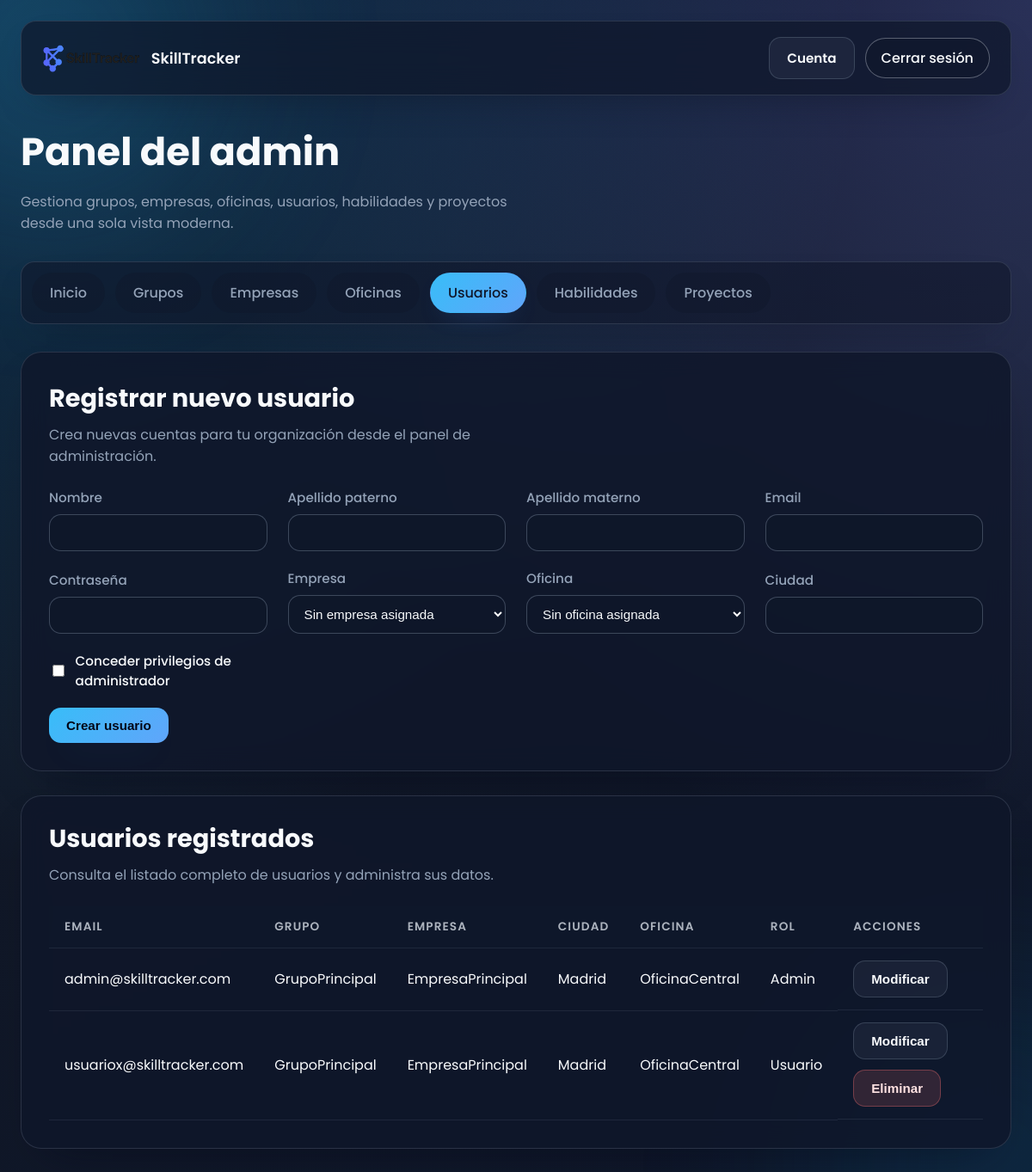
/dashboard_admin.php?tab=usuarios (signed in), run on an earlier commit of the app's database.
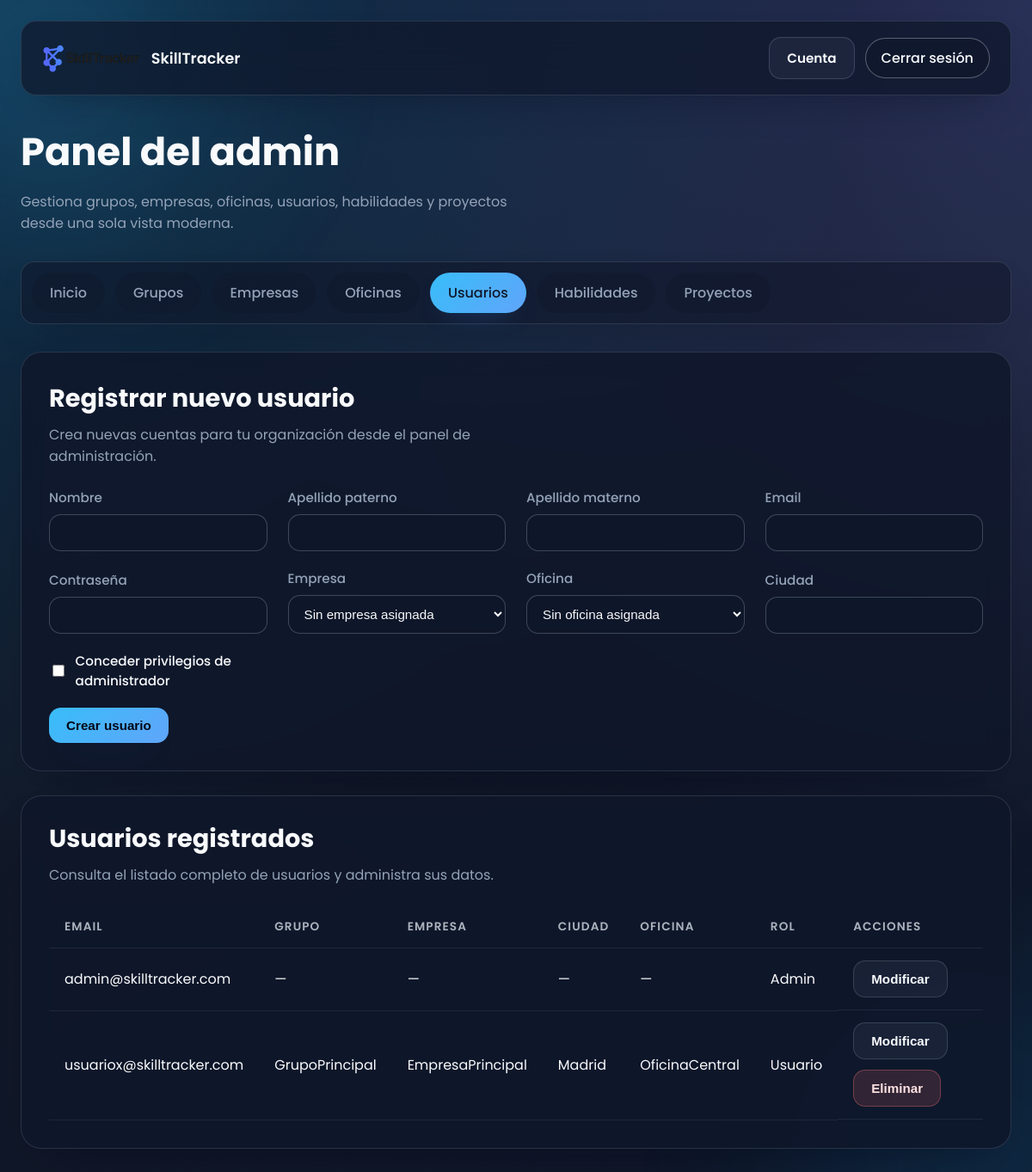
And on a later commit of the database.
### tables this page shows
CREATE TABLE usuarios (
  id INT AUTO_INCREMENT PRIMARY KEY,
  nombre VARCHAR(100),
  apellido_paterno VARCHAR(100),
  apellido_materno VARCHAR(100),
  email VARCHAR(255) NOT NULL UNIQUE,
  password_hash VARCHAR(255) NOT NULL,
  oficina_id INT,
  empresa_id INT,
  ciudad VARCHAR(255),
  es_admin BOOLEAN NOT NULL DEFAULT 0,
  FOREIGN KEY (oficina_id) REFERENCES oficinas(id) ON DELETE RESTRICT ON UPDATE CASCADE,
  FOREIGN KEY (empresa_id) REFERENCES empresas(id) ON DELETE RESTRICT ON UPDATE CASCADE
);

CREATE TABLE grupos (
  id INT AUTO_INCREMENT PRIMARY KEY,
  nombre VARCHAR(255) NOT NULL UNIQUE
);

CREATE TABLE empresas (
  id INT AUTO_INCREMENT PRIMARY KEY,
  nombre VARCHAR(255) NOT NULL UNIQUE,
  grupo_id INT DEFAULT NULL,
  FOREIGN KEY (grupo_id) REFERENCES grupos(id) ON DELETE SET NULL ON UPDATE CASCADE
);

CREATE TABLE oficinas (
  id INT AUTO_INCREMENT PRIMARY KEY,
  nombre VARCHAR(255) NOT NULL,
  empresa_id INT NOT NULL,
  ciudad VARCHAR(255) NOT NULL,
  UNIQUE(nombre, ciudad),
  FOREIGN KEY (empresa_id) REFERENCES empresas(id) ON DELETE RESTRICT ON UPDATE CASCADE
);

### Web/dashboard_admin.php (the view, shortened to what the changed rows need)
<?php
require_once 'db.php';
$grupos = $pdo->query(
  "SELECT g.*, GROUP_CONCAT(e.nombre ORDER BY e.id ASC SEPARATOR ', ') AS empresas
   FROM grupos g
   LEFT JOIN empresas e ON e.grupo_id = g.id
   GROUP BY g.id
   ORDER BY g.id ASC"
)->fetchAll();
$empresas = $pdo->query(
  "SELECT empresas.*, grupos.nombre AS grupo_nombre
   FROM empresas
   LEFT JOIN grupos ON empresas.grupo_id = grupos.id
   ORDER BY empresas.id ASC"
)->fetchAll();
$oficinas = $pdo->query(
  "SELECT o.id, o.nombre, o.ciudad, e.nombre AS empresa_nombre
   FROM oficinas o
   JOIN empresas e ON o.empresa_id = e.id
   ORDER BY o.id ASC"
)->fetchAll();
$usuarios = $pdo->query("
  SELECT u.*, e.nombre AS empresa, o.nombre AS oficina, o.ciudad AS oficina_ciudad, g.nombre AS grupo
  FROM usuarios u
  LEFT JOIN empresas e ON u.empresa_id = e.id
  LEFT JOIN oficinas o ON u.oficina_id = o.id
  LEFT JOIN grupos g ON e.grupo_id = g.id
ORDER BY id ASC")->fetchAll();
$habilidades = $pdo->query("SELECT * FROM habilidades ORDER BY id ASC")->fetchAll();
$tab = $_GET['tab'] ?? 'inicio';
?>
<!DOCTYPE html>
<html lang="es">
<head>
  <link rel="stylesheet" href="/css/dashboard.css">
</head>
<body class="dashboard-body">
  <main class="main-content">
    <header class="page-header">
      <h1>Panel del admin</h1>
    </header>
    <div class="tab-content">
      <?php if ($tab === 'inicio'): ?>
        <section class="panel-section">
          <div class="card table-card">
            <div class="section-heading">
              <h2>Resumen general</h2>
              <p>Consulta la cantidad de registros en cada módulo principal.</p>
            </div>
            <div class="table-wrapper">
              <table class="data-table">
                <thead>
                  <tr>
                    <th>Entidad</th>
                    <th>Total registrados</th>
                  </tr>
                </thead>
                <tbody>
                  <tr>
                    <td>Grupos</td>
                    <td><?= count($grupos) ?></td>
                  </tr>
                  <tr>
                    <td>Empresas</td>
                    <td><?= count($empresas) ?></td>
                  </tr>
                  <tr>
                    <td>Oficinas</td>
                    <td><?= count($oficinas) ?></td>
                  </tr>
                  <tr>
                    <td>Usuarios</td>
                    <td><?= count($usuarios) ?></td>
                  </tr>
                  <tr>
                    <td>Habilidades</td>
                    <td><?= count($habilidades) ?></td>
                  </tr>
                </tbody>
              </table>
            </div>
          </div>
        </section>
      <?php elseif ($tab === 'usuarios'): ?>
        <section class="panel-section">
          <div class="card form-card">
            <div class="section-heading">
              <h2>Registrar nuevo usuario</h2>
            </div>
          </div>
        </section>
        <section class="panel-section">
          <div class="card table-card">
            <div class="section-heading">
              <h2>Usuarios registrados</h2>
            </div>
            <div class="table-wrapper">
              <table class="data-table">
                <thead>
                  <tr>
                    <th>Email</th><th>Grupo</th><th>Empresa</th><th>Ciudad</th><th>Oficina</th><th>Rol</th><th>Acciones</th>
                  </tr>
                </thead>
                <tbody>
                  <?php foreach ($usuarios as $u): ?>
                    <tr>
                      <td><?= htmlspecialchars($u['email']) ?></td>
                      <td><?= htmlspecialchars($u['grupo'] ?? '—') ?></td>
                      <td><?= $u['empresa'] ? htmlspecialchars($u['empresa']) : '—' ?></td>
                      <td><?= ($u['oficina_ciudad'] ?: $u['ciudad']) ? htmlspecialchars($u['oficina_ciudad'] ?: $u['ciudad']) : '—' ?></td>
                      <td><?= $u['oficina'] ? htmlspecialchars($u['oficina']) : '—' ?></td>
                      <td><?= $u['es_admin'] ? 'Admin' : 'Usuario' ?></td>
                      <td class="table-actions">
                        <form method="GET" action="dashboard_admin.php" class="inline-form">
                          <button type="submit" class="ghost-button">Modificar</button>
                        </form>
                      </td>
                    </tr>
                  <?php endforeach; ?>
                </tbody>
              </table>
            </div>
          </div>
        </section>
      <?php elseif ($tab === 'proyectos'): ?>
        <?php if (isset($_GET['edit_proyecto_id'])):
              $stmt = $pdo->prepare("SELECT * FROM proyectos WHERE id = ?");
              $stmt->execute([(int)$_GET['edit_proyecto_id']]);
              $proyectoEditar = $stmt->fetch();
              if ($proyectoEditar):
                $stmtParticipantes = $pdo->prepare("SELECT usuario_id FROM proyecto_usuario WHERE proyecto_id = ?");
                $stmtParticipantes->execute([$proyectoEditar['id']]);
                $participantesSeleccionados = array_column($stmtParticipantes->fetchAll(), 'usuario_id');
        ?>
          <section class="panel-section">
            <div class="card form-card">
              <div class="section-heading">
                <h3>Editar proyecto</h3>
                <p>Actualiza la información y los participantes del proyecto.</p>
              </div>
              <form action="crear_proyecto.php" method="POST" class="form-grid">
                <input type="hidden" name="actualizar_proyecto_id" value="<?= $proyectoEditar['id'] ?>">
                <div class="form-field full-width">
                  <label for="nombre_proyecto_edit">Nombre</label>
                  <input type="text" id="nombre_proyecto_edit" name="nombre_proyecto" required value="<?= htmlspecialchars($proyectoEditar['nombre']) ?>">
                </div>
                <div class="form-field full-width">
                  <label for="descripcion_proyecto_edit">Descripción</label>
                  <textarea id="descripcion_proyecto_edit" name="descripcion" rows="3"><?= htmlspecialchars($proyectoEditar['descripcion']) ?></textarea>
                </div>
                <div class="form-field">
                  <label for="estado_proyecto_edit">Estado</label>
                  <select id="estado_proyecto_edit" name="estado">
                    <option value="No iniciado" <?= $proyectoEditar['estado']==='No iniciado' ? 'selected' : '' ?>>No iniciado</option>
                    <option value="En progreso" <?= $proyectoEditar['estado']==='En progreso' ? 'selected' : '' ?>>En progreso</option>
                    <option value="Completado" <?= $proyectoEditar['estado']==='Completado' ? 'selected' : '' ?>>Completado</option>
                  </select>
                </div>
                <div class="form-field full-width">
                  <label for="participantes_edit">Participantes</label>
                  <select id="participantes_edit" name="usuarios_seleccionados[]" multiple size="5">
                    <?php foreach ($usuarios as $u): ?>
                      <option value="<?= $u['id'] ?>" <?= in_array($u['id'], $participantesSeleccionados) ? 'selected' : '' ?>><?= htmlspecialchars($u['nombre'] . ' ' . $u['apellido_paterno']) ?> - <?= htmlspecialchars($u['empresa']) ?></option>
                    <?php endforeach; ?>
                  </select>
                </div>
                <div class="form-actions">
                  <button type="submit" class="primary-button">Guardar cambios</button>
                  <a href="dashboard_admin.php?tab=proyectos" class="ghost-link">Cancelar</a>
                </div>
              </form>
            </div>
          </section>
        <?php endif; endif; endif; ?>
    </div>
  </main>
</body>
</html>

What changed in the data, as far as the page shows it:
changed usuarios "admin@skilltracker.com": grupos.nombre "GrupoPrincipal" → "—"; empresa.nombre "EmpresaPrincipal" → (not shown); oficina.ciudad "Madrid" → (not shown); oficina.nombre "OficinaCentral" → (not shown); now shows "— —"; now shows "—"
